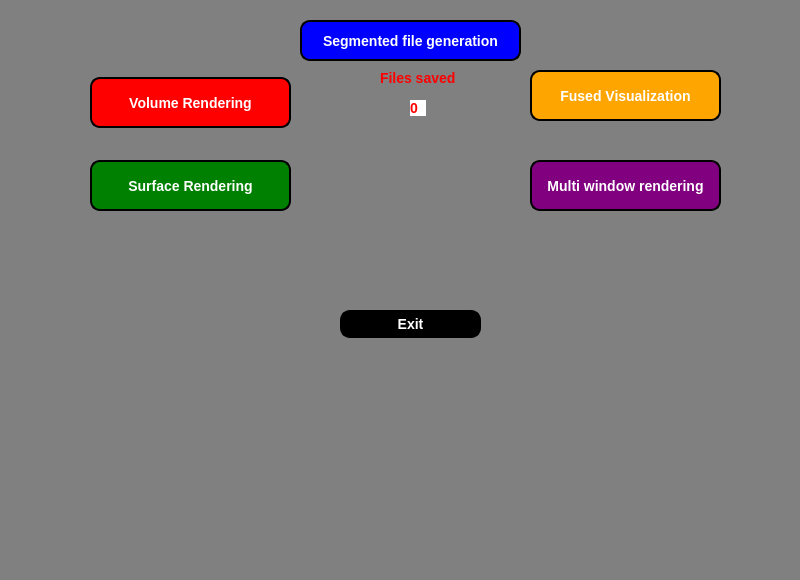
<?xml version="1.0" encoding="UTF-8"?>
<ui version="4.0">
 <class>Lung_inspector_main</class>
 <widget class="QMainWindow" name="Lung_inspector_main">
  <property name="geometry">
   <rect>
    <x>0</x>
    <y>0</y>
    <width>800</width>
    <height>580</height>
   </rect>
  </property>
  <property name="windowTitle">
   <string>Lung Inspector</string>
  </property>
  <property name="styleSheet">
   <string notr="true">background-color:gray;</string>
  </property>
  <widget class="QWidget" name="centralwidget">
   <widget class="QPushButton" name="volume_push">
    <property name="geometry">
     <rect>
      <x>90</x>
      <y>77</y>
      <width>201</width>
      <height>51</height>
     </rect>
    </property>
    <property name="styleSheet">
     <string notr="true">QPushButton{
background-color:red;
color:white;
border-style: outset;
border-width:2px;
border-radius:10px;
border-color:black;
font:bold 14px;
padding:6px;
}

QPushButton:hover {
background-color:blue;
}
QPushButton:pressed{
background-color:white;
}</string>
    </property>
    <property name="text">
     <string>Volume Rendering</string>
    </property>
   </widget>
   <widget class="QPushButton" name="fused_push">
    <property name="geometry">
     <rect>
      <x>530</x>
      <y>70</y>
      <width>191</width>
      <height>51</height>
     </rect>
    </property>
    <property name="styleSheet">
     <string notr="true">QPushButton{
background-color:orange;
color:white;
border-style: outset;
border-width:2px;
border-radius:10px;
border-color:black;
font:bold 14px;
padding:6px;
}

QPushButton:hover {
background-color:blue;
}
QPushButton:pressed{
background-color:white;
}</string>
    </property>
    <property name="text">
     <string>Fused Visualization</string>
    </property>
   </widget>
   <widget class="QPushButton" name="surface_push">
    <property name="geometry">
     <rect>
      <x>90</x>
      <y>160</y>
      <width>201</width>
      <height>51</height>
     </rect>
    </property>
    <property name="styleSheet">
     <string notr="true">QPushButton{
background-color:green;
color:white;
border-style: outset;
border-width:2px;
border-radius:10px;
border-color:black;
font:bold 14px;
padding:6px;
}

QPushButton:hover {
background-color:blue;
}
QPushButton:pressed{
background-color:white;
}</string>
    </property>
    <property name="text">
     <string>Surface Rendering</string>
    </property>
   </widget>
   <widget class="QPushButton" name="segment_push">
    <property name="geometry">
     <rect>
      <x>300</x>
      <y>20</y>
      <width>221</width>
      <height>41</height>
     </rect>
    </property>
    <property name="styleSheet">
     <string notr="true">QPushButton{
background-color:blue;
color:white;
border-style: outset;
border-width:2px;
border-radius:10px;
border-color:black;
font:bold 14px;
padding:6px;
}
QPushButton:hover {
background-color:rgb(50,110,255);
}
QPushButton:pressed{
background-color:white;
}</string>
    </property>
    <property name="text">
     <string>Segmented file generation</string>
    </property>
   </widget>
   <widget class="QPushButton" name="Exit_main">
    <property name="geometry">
     <rect>
      <x>340</x>
      <y>310</y>
      <width>141</width>
      <height>28</height>
     </rect>
    </property>
    <property name="styleSheet">
     <string notr="true">QPushButton{
background-color:black;
color:white;
border-style: outset;
border-width:2px;
border-radius:10px;
border-color:black;
font:bold 14px;
padding:6px;
}

QPushButton:hover {
background-color:blue;
}
QPushButton:pressed{
background-color:white;
}</string>
    </property>
    <property name="text">
     <string>Exit</string>
    </property>
   </widget>
   <widget class="QPushButton" name="multi_push">
    <property name="geometry">
     <rect>
      <x>530</x>
      <y>160</y>
      <width>191</width>
      <height>51</height>
     </rect>
    </property>
    <property name="styleSheet">
     <string notr="true">QPushButton{
background-color:purple;
color:white;
border-style: outset;
border-width:2px;
border-radius:10px;
border-color:black;
font:bold 14px;
padding:6px;
}

QPushButton:hover {
background-color:blue;
}
QPushButton:pressed{
background-color:white;
}</string>
    </property>
    <property name="text">
     <string>Multi window rendering</string>
    </property>
   </widget>
   <widget class="QLabel" name="label">
    <property name="geometry">
     <rect>
      <x>380</x>
      <y>70</y>
      <width>81</width>
      <height>16</height>
     </rect>
    </property>
    <property name="styleSheet">
     <string notr="true">color:red;
font:bold 14px;</string>
    </property>
    <property name="text">
     <string>Files saved</string>
    </property>
   </widget>
   <widget class="QLabel" name="nr_files_main">
    <property name="geometry">
     <rect>
      <x>410</x>
      <y>100</y>
      <width>16</width>
      <height>16</height>
     </rect>
    </property>
    <property name="styleSheet">
     <string notr="true">color:red;
font:bold 14px;
background-color:white;</string>
    </property>
    <property name="text">
     <string>0</string>
    </property>
   </widget>
  </widget>
  <widget class="QMenuBar" name="menubar">
   <property name="geometry">
    <rect>
     <x>0</x>
     <y>0</y>
     <width>800</width>
     <height>26</height>
    </rect>
   </property>
  </widget>
  <widget class="QStatusBar" name="statusbar"/>
 </widget>
 <resources/>
 <connections/>
</ui>
